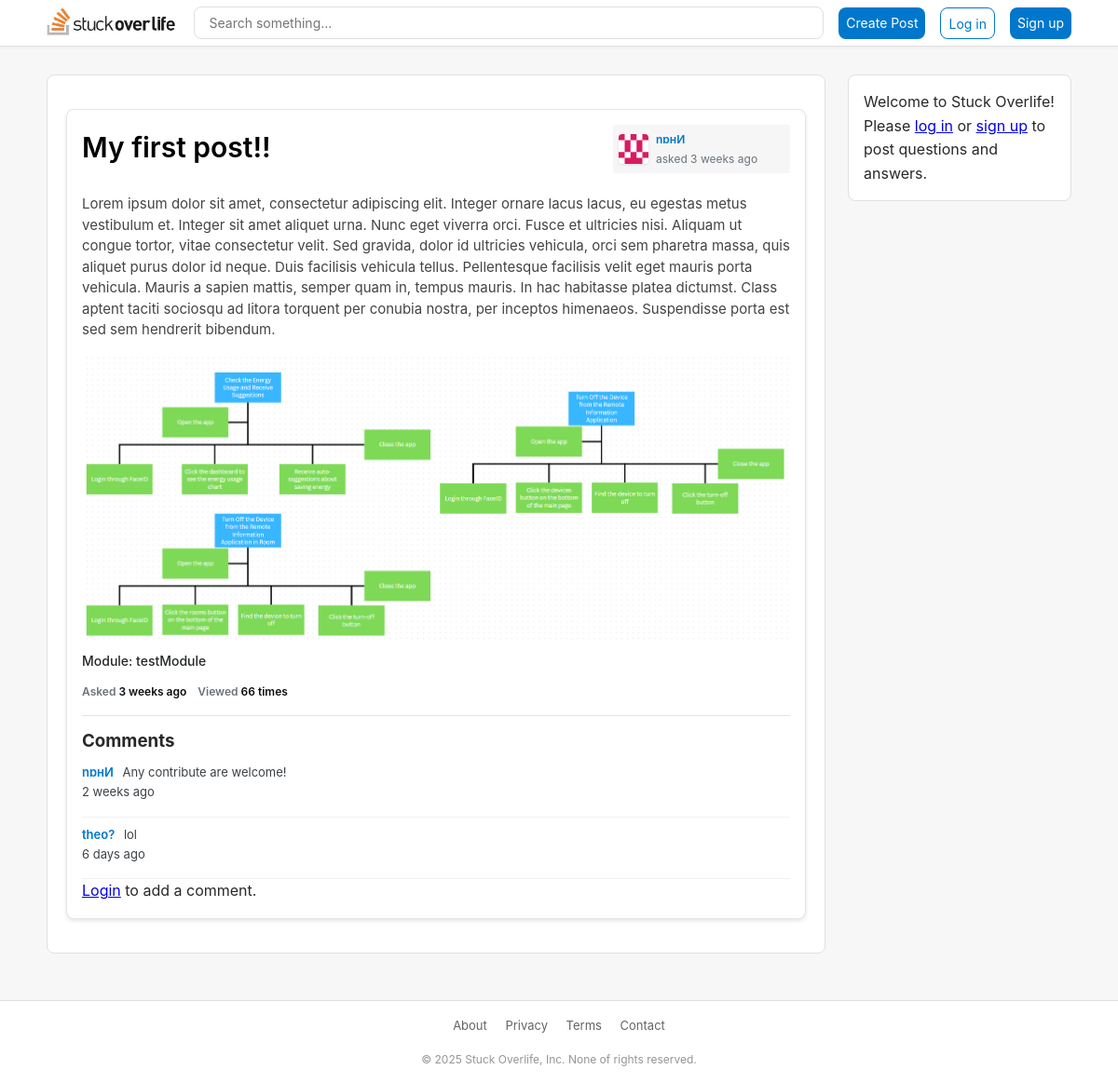
Screenshot of /models/posts.php?id=44 with the database file from the repository.
### tables this page shows
CREATE TABLE `posts` (
  `PostID` int(11) NOT NULL,
  `title` varchar(255) NOT NULL,
  `content` text NOT NULL,
  `ModuleID` int(11) NOT NULL,
  `UserID` int(11) NOT NULL,
  `createdAt` datetime NOT NULL DEFAULT current_timestamp(),
  `updatedAt` datetime NOT NULL DEFAULT current_timestamp() ON UPDATE current_timestamp(),
  `AssetID` int(11) DEFAULT NULL,
  `viewCount` int(11) DEFAULT 0,
  `voteCount` int(11) DEFAULT 0
);

CREATE TABLE `user` (
  `UserID` int(11) NOT NULL,
  `username` varchar(255) NOT NULL,
  `firstname` varchar(100) NOT NULL,
  `lastname` varchar(100) NOT NULL,
  `password` varchar(255) NOT NULL DEFAULT '',
  `avatar` varchar(100) DEFAULT NULL,
  `dob` date DEFAULT NULL,
  `bio` text DEFAULT NULL,
  `status` enum('Active','Blocked','Banned','Archived','Unknown') NOT NULL DEFAULT 'Active',
  `role` enum('user','admin') NOT NULL DEFAULT 'user',
  `createdAt` datetime NOT NULL DEFAULT current_timestamp()
);

CREATE TABLE `asset` (
  `AssetID` int(11) NOT NULL,
  `mediaKey` varchar(255) NOT NULL,
  `QuestionID` int(11) DEFAULT NULL,
  `AnswerID` int(11) DEFAULT NULL
);

CREATE TABLE `modules` (
  `ModuleID` int(11) NOT NULL,
  `moduleName` varchar(255) NOT NULL,
  `description` varchar(255) NOT NULL
);

CREATE TABLE `comment` (
  `CommentID` int(11) NOT NULL,
  `content` text NOT NULL,
  `QuestionID` int(11) DEFAULT NULL,
  `UserID` int(11) NOT NULL,
  `createdAt` datetime NOT NULL DEFAULT current_timestamp(),
  `updatedAt` datetime NOT NULL DEFAULT current_timestamp() ON UPDATE current_timestamp()
);

### models/posts.php (called while the page is built, shortened)
<?php
try {
    include '../includes/db.php';
    include '../includes/functions.php';
    $postId = $_GET['id'];
    $post = getPostWithDetails($pdo, $postId);
    include '../views/posts.html.php';
} catch (PDOException $e) {
    $title = 'An error has occurred';
    $output = 'Database error: ' . $e->getMessage();
}
include '../views/layout.html.php';
?>

### includes/functions.php (called while the page is built, shortened)
<?php
    function query($pdo, $sql, $parameters = []) {
        $query = $pdo->prepare($sql);
        $query->execute($parameters);
        return $query;
    }
    function timeAgo($datetime, $full = false) {
        static $now = null;
        try {
            if ($now === null) {
                $now = new DateTime();
            }
            $then = new DateTime($datetime);
            $diff = (array) $now->diff($then);
            $diff['w'] = floor($diff['d'] / 7);
            $diff['d'] -= $diff['w'] * 7;
            $string = array(
                'y' => 'year',
                'm' => 'month',
                'w' => 'week',
                'd' => 'day',
                'h' => 'hour',
                'i' => 'minute',
                's' => 'second',
            );
            foreach($string as $k => &$v) {
                if ($diff[$k]) {
                    $v = $diff[$k] . ' ' . $v . ($diff[$k] > 1 ? 's' : '');
                } else {
                    unset($string[$k]);
                }
            }
            if (!$full) $string = array_slice($string, 0, 1);
            return $string ? implode(', ', $string) . ' ago' : 'just now';
        } catch (Exception $e) {
            error_log('Error in timeAgo function: ' . $e->getMessage());
            return 'unknown time';
        }
    }
    function getPostWithDetails($pdo, $id) {
        $parameters = [':id' => $id];
        $query = query($pdo, 'SELECT p.*, u.username, u.avatar, m.moduleName
                              FROM posts p
                              INNER JOIN user u ON p.UserID = u.UserID
                              INNER JOIN modules m ON p.ModuleID = m.ModuleID
                              WHERE p.PostID = :id', $parameters);
        $post = $query->fetch();
        if ($post) {
            if ($post['AssetID'] !== null) {
                $assetParams = [':assetId' => $post['AssetID']];
                $assetQuery = query($pdo, 'SELECT * FROM asset WHERE AssetID = :assetId', $assetParams);
                $post['asset'] = $assetQuery->fetch();
            }
            $commentParams = [':postId' => $id];
            $commentsQuery = query($pdo, 'SELECT c.*, u.username
                                   FROM comment c
                                   INNER JOIN user u ON c.UserID = u.UserID
                                   WHERE c.QuestionID = :postId
                                   ORDER BY c.createdAt ASC', $commentParams);
            $post['comments'] = $commentsQuery->fetchAll();
        }
        return $post;
    }
    function getPostImages($pdo, $postId) {
        $parameters = [':postId' => $postId];
        $query = query($pdo, 'SELECT * FROM asset WHERE QuestionID = :postId', $parameters);
        return $query->fetchAll();
    }
    function getUserByPost($pdo, $id) {
        $parameters = [':id' => $id];
        $query = query($pdo, 'SELECT u.* FROM user u
                              INNER JOIN posts p ON u.UserID = p.UserID
                              WHERE p.PostID = :id', $parameters);
        return $query->fetch();
    }
    function isLoggedIn() {
        return isset($_SESSION['user_id']);
    }
?>

### views/posts.html.php (the view, shortened to what this page needs)
<div class="post">
    <div class="post-with-votes">
        <div class="post-main">
            <div class="post-header">
                <h1 class="post-title post-view" href="/coursework/posts.php?id=<?= $post['PostID'] ?>"><?= htmlspecialchars($post['title'], ENT_QUOTES, 'UTF-8') ?></h1>
                <div class="user-info">
                    <div class="user-avatar">
                        <?php
                            $author = getUserByPost($pdo, $post['PostID']);
                            $avatar = isset($author['avatar']) ? htmlspecialchars($author['avatar'], ENT_QUOTES, 'UTF-8') : "random_pfp";
                            ?>
                            <img height="32px" src="/coursework/assets/images/random_pfp/<?= $avatar ?>" alt="User avatar">
                    </div>
                    <div class="user-info-details">
                        <a href="/coursework/models/profile.php?user_id=<?= htmlspecialchars($post['UserID'], ENT_QUOTES, 'UTF-8') ?>" class="user-name"><?= htmlspecialchars($post['username'], ENT_QUOTES, 'UTF-8') ?></a>
                        <span class="user-reputation">asked <?= timeAgo($post['createdAt']) ?></span>
                    </div>
                </div>
            </div>
            <div class="post-content post-view"><?= htmlspecialchars($post['content'], ENT_QUOTES, 'UTF-8') ?></div>
            <?php
            $postImages = getPostImages($pdo, $post['PostID']);
            if (!empty($postImages)):
            ?>
                <div class="post-images">
                    <?php foreach($postImages as $image): ?>
                        <div class="post-image">
                        <img
                            src="/coursework/uploads/<?= htmlspecialchars($image['mediaKey'], ENT_QUOTES, 'UTF-8') ?>"
                            alt="Image for post: <?= htmlspecialchars(substr($post['title'], 0, 30), ENT_QUOTES, 'UTF-8') ?>"
                            style="max-width: 760px;"
                            loading="lazy">
                        </div>
                    <?php endforeach; ?>
                </div>
            <?php endif; ?>
            <div class="post-module post-view">
                Module: <?= htmlspecialchars($post['moduleName'], ENT_QUOTES, 'UTF-8') ?>
            </div>
            <div class="post-stats post-view">
                <div class="post-stat">
                    <span class="post-stat-value">Asked </span><span class="post-stat-value-bold"><?= timeAgo($post['createdAt']) ?></span>
                </div>
                <div class="post-stat">
                    <span class="post-stat-value">Viewed </span><span class="post-stat-value-bold"><?= htmlspecialchars($post['viewCount'], ENT_QUOTES, 'UTF-8') ?> times</span>
                </div>
            </div>
        </div>
    </div>
    <div class="comments">
        <h3>Comments</h3>
        <?php if (!empty($post['comments'])): ?>
            <?php foreach($post['comments'] as $comment): ?>
            <div class="comment" id="comment-<?= $comment['CommentID'] ?>">
                <span class="comment-author"><?= htmlspecialchars($comment['username'], ENT_QUOTES, 'UTF-8') ?></span>
                <span class="comment-content"><?= htmlspecialchars($comment['content'], ENT_QUOTES, 'UTF-8') ?></span>
                <div class="comment-info">
                <div class="comment-time"><?= timeAgo($comment['createdAt']) ?></div>
                </div>
            </div>
            <?php endforeach; ?>
        <?php else: ?>
            <p>No comments yet. Be the first to comment!</p>
        <?php endif; ?>
        <?php if (isLoggedIn()): ?>
        <form method="post" action="/coursework/models/addComment.php" class="comment-form" id="comment-form">
            <input type="hidden" name="post_id" value="<?= $post['PostID'] ?>">
            <input type="hidden" name="comment_id" id="comment_id" value="">
            <div class="form-group">
                <textarea name="content" id="comment-content" placeholder="Add a comment..." required></textarea>
            </div>
            <div class="form-actions">
                <button class="form-submit" type="submit" id="comment-submit">Add Comment</button>
                <button type="button" class="form-cancel" id="cancel-edit" style="display: none;" onclick="cancelEdit()">Cancel</button>
            </div>
        </form>
        <?php else: ?>
        <p><a href="/coursework/login.php">Login</a> to add a comment.</p>
        <?php endif; ?>
    </div>
</div>

### style.css (style rules this page uses)
* { margin: 0; padding: 0; box-sizing: border-box; }
body { font-family: -apple-system, BlinkMacSystemFont, "Segoe UI", Roboto, Oxygen-Sans, Ubuntu, Cantarell, "Helvetica Neue", sans-serif; background-color: #f7f7f8; color: #282829; line-height: 1.6; }
.user-avatar { width: 32px; height: 32px; border-radius: 4px; background-color: #ffffff; overflow: hidden; }
h1 { text-align: center; }
.post { background-color: #fff; border-radius: 8px; box-shadow: 0 2px 4px rgba(0,0,0,0.1); padding: 16px; border: 1px solid #e1e4e8; margin-bottom: 16px; transition: box-shadow 0.3s ease; }
.post-with-votes { display: flex; }
.post-main { flex: 1; position: relative; }
.post-header { display: flex; justify-content: space-between; align-items: flex-start; margin-bottom: 8px; width: 100%; }
.post-title { margin-bottom: 0; margin-top: 12px; font-size: 18px; font-weight: 600; color: #005d9b; cursor: pointer; text-decoration: none; word-wrap: break-word; }
.post-title.post-view { font-size: 30px; color: #000000; text-decoration: none; text-align: left; padding-top: 0; margin-bottom: 14px; font-weight: 600; cursor: text; }
.post-content { font-size: 15px; line-height: 1.5; color: #242729; margin-bottom: 16px; word-wrap: break-word; }
.post-module { margin-bottom: 8px; display: block; font-size: 14px; color: #242729; font-weight: 500; }
.user-info { position: static; flex-shrink: 0; display: flex; align-items: center; background-color: #f6f6f6; padding: 6px; border-radius: 3px; width: 190px; margin-left: auto; }
.user-info-details { flex: 1; margin-left: 8px; overflow: hidden; }
.user-avatar { width: 32px; height: 32px; border-radius: 4px; background-color: #ffffff; box-shadow: #0000001a 0px 1px 3px; overflow: hidden; }
.user-avatar img { width: 100%; height: 100%; object-fit: cover; }
.user-name { color: #0077cc; font-size: 12px; font-weight: 600; display: block; margin-bottom: 2px; text-decoration: none; white-space: nowrap; overflow: hidden; text-overflow: ellipsis; }
.user-reputation { color: #6a737c; font-size: 12px; display: block; }
.post-stats { display: flex; font-size: 12px; color: #6a737c; margin-top: 12px; }
.post-stat { margin-right: 12px; }
.post-stat-value { font-weight: 600; }
.post-stat-value-bold { color: #0c0d0e; font-weight: 600; }
.comments { margin-top: 16px; padding-top: 12px; border-top: 1px solid #e1e4e8; }
.comment { padding: 8px 0; font-size: 13px; color: #3c4146; border-bottom: 1px solid #f1f1f1; }
.comment-content { display: inline; }
.comment-author { color: #0077cc; font-weight: 600; margin-right: 6px; }
.comment-info { display: flex; align-items: center; margin-bottom: 8px; }
.post-header { margin-bottom: 12px; }
.post-title { font-size: 18px; margin: 0 0 10px 0; color: #0077cc; }
.post-content { font-size: 15px; line-height: 1.5; color: #444; margin-bottom: 16px; }

### rows the page displays
posts: title "My first post!!", UserID.username "nɒʜИ", createdAt "3 weeks ago", content "Lorem ipsum dolor sit amet, consectetur adipiscing elit. Integer ornare lacus lacus, eu egestas metus vestibulum et. Integer sit amet aliquet urna. Nunc eget viverra orci. Fusce et ultricies nisi. Aliquam ut congue tortor, vitae consectetur velit. Sed gravida, dolor id ultricies vehicula, orci sem pharetra massa, quis aliquet purus dolor id neque. Duis facilisis vehicula tellus. Pellentesque facilisis velit eget mauris porta vehicula. Mauris a sapien mattis, semper quam in, tempus mauris. In hac habitasse platea dictumst. Class aptent taciti sociosqu ad litora torquent per conubia nostra, per inceptos himenaeos. Suspendisse porta est sed sem hendrerit bibendum.", ModuleID.moduleName "testModule", viewCount "66"
user: avatar (picture)
asset: mediaKey (picture)
comment: UserID.username "nɒʜИ", content "Any contribute are welcome!", createdAt "2 weeks ago"
comment: UserID.username "theo?", content "lol", createdAt "6 days ago"
